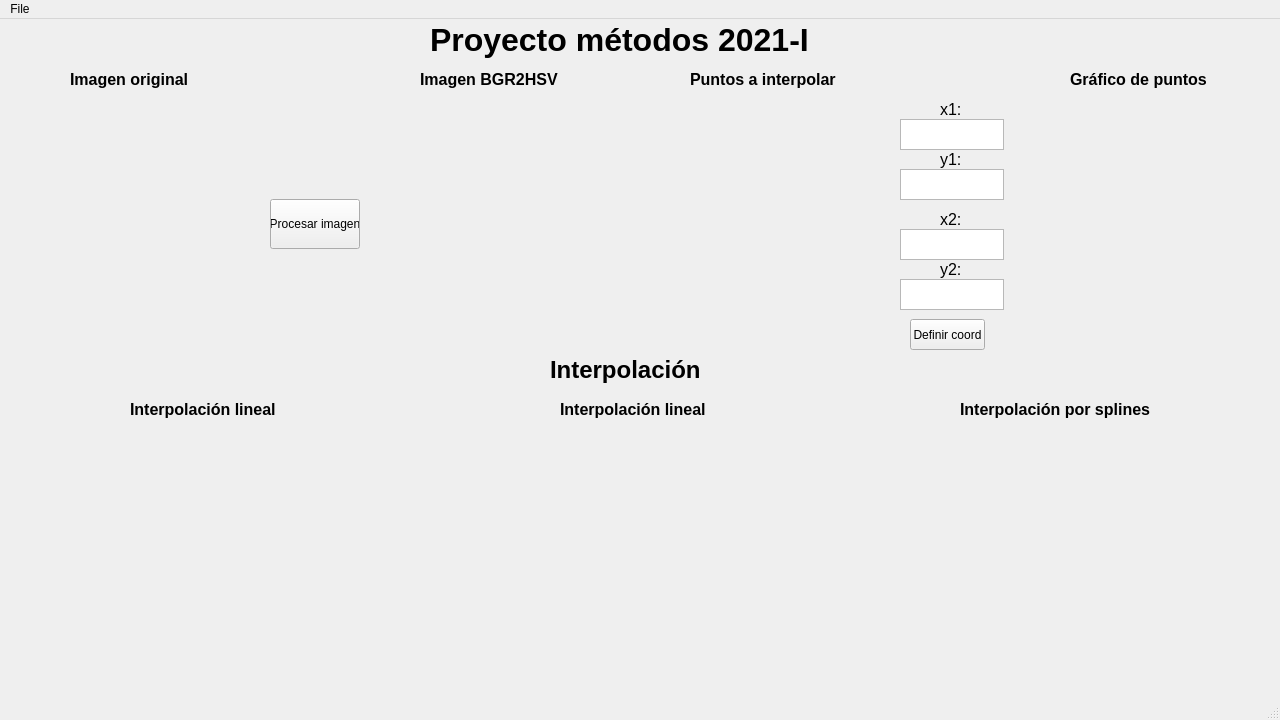
<?xml version="1.0" encoding="UTF-8"?>
<ui version="4.0">
 <class>MainWindow</class>
 <widget class="QMainWindow" name="MainWindow">
  <property name="geometry">
   <rect>
    <x>0</x>
    <y>0</y>
    <width>1280</width>
    <height>720</height>
   </rect>
  </property>
  <property name="windowTitle">
   <string>MainWindow</string>
  </property>
  <property name="autoFillBackground">
   <bool>false</bool>
  </property>
  <widget class="QWidget" name="centralwidget">
   <widget class="QLabel" name="title">
    <property name="geometry">
     <rect>
      <x>430</x>
      <y>0</y>
      <width>461</width>
      <height>41</height>
     </rect>
    </property>
    <property name="font">
     <font>
      <pointsize>24</pointsize>
      <weight>75</weight>
      <bold>true</bold>
     </font>
    </property>
    <property name="autoFillBackground">
     <bool>false</bool>
    </property>
    <property name="text">
     <string>Proyecto métodos 2021-I</string>
    </property>
   </widget>
   <widget class="QLabel" name="img_original">
    <property name="geometry">
     <rect>
      <x>10</x>
      <y>80</y>
      <width>250</width>
      <height>250</height>
     </rect>
    </property>
    <property name="text">
     <string/>
    </property>
    <property name="pixmap">
     <pixmap>assets/img_test_detection3.jpeg</pixmap>
    </property>
    <property name="scaledContents">
     <bool>true</bool>
    </property>
   </widget>
   <widget class="QLabel" name="label_original">
    <property name="geometry">
     <rect>
      <x>70</x>
      <y>50</y>
      <width>151</width>
      <height>20</height>
     </rect>
    </property>
    <property name="font">
     <font>
      <pointsize>12</pointsize>
      <weight>75</weight>
      <bold>true</bold>
     </font>
    </property>
    <property name="text">
     <string>Imagen original</string>
    </property>
   </widget>
   <widget class="QPushButton" name="buttonProcess">
    <property name="geometry">
     <rect>
      <x>270</x>
      <y>180</y>
      <width>90</width>
      <height>50</height>
     </rect>
    </property>
    <property name="text">
     <string>Procesar imagen</string>
    </property>
   </widget>
   <widget class="QLabel" name="label_hsv">
    <property name="geometry">
     <rect>
      <x>420</x>
      <y>50</y>
      <width>151</width>
      <height>20</height>
     </rect>
    </property>
    <property name="font">
     <font>
      <pointsize>12</pointsize>
      <weight>75</weight>
      <bold>true</bold>
     </font>
    </property>
    <property name="text">
     <string>Imagen BGR2HSV</string>
    </property>
   </widget>
   <widget class="QLabel" name="img_hsv">
    <property name="geometry">
     <rect>
      <x>370</x>
      <y>80</y>
      <width>250</width>
      <height>250</height>
     </rect>
    </property>
    <property name="text">
     <string/>
    </property>
    <property name="pixmap">
     <pixmap>assets/img_test_detection3.jpeg</pixmap>
    </property>
    <property name="scaledContents">
     <bool>true</bool>
    </property>
   </widget>
   <widget class="QLabel" name="img_points">
    <property name="geometry">
     <rect>
      <x>640</x>
      <y>80</y>
      <width>250</width>
      <height>250</height>
     </rect>
    </property>
    <property name="text">
     <string/>
    </property>
    <property name="pixmap">
     <pixmap>assets/img_test_detection3.jpeg</pixmap>
    </property>
    <property name="scaledContents">
     <bool>true</bool>
    </property>
   </widget>
   <widget class="QLabel" name="label_puntos">
    <property name="geometry">
     <rect>
      <x>690</x>
      <y>50</y>
      <width>171</width>
      <height>20</height>
     </rect>
    </property>
    <property name="font">
     <font>
      <pointsize>12</pointsize>
      <weight>75</weight>
      <bold>true</bold>
     </font>
    </property>
    <property name="text">
     <string>Puntos a interpolar</string>
    </property>
   </widget>
   <widget class="QLabel" name="label_grafico">
    <property name="geometry">
     <rect>
      <x>1070</x>
      <y>50</y>
      <width>171</width>
      <height>20</height>
     </rect>
    </property>
    <property name="font">
     <font>
      <pointsize>12</pointsize>
      <weight>75</weight>
      <bold>true</bold>
     </font>
    </property>
    <property name="text">
     <string>Gráfico de puntos</string>
    </property>
   </widget>
   <widget class="QLabel" name="graph_puntos">
    <property name="geometry">
     <rect>
      <x>1020</x>
      <y>80</y>
      <width>250</width>
      <height>250</height>
     </rect>
    </property>
    <property name="text">
     <string/>
    </property>
    <property name="pixmap">
     <pixmap>assets/img_test_detection3.jpeg</pixmap>
    </property>
    <property name="scaledContents">
     <bool>true</bool>
    </property>
   </widget>
   <widget class="QLabel" name="subtitle">
    <property name="geometry">
     <rect>
      <x>550</x>
      <y>330</y>
      <width>171</width>
      <height>41</height>
     </rect>
    </property>
    <property name="font">
     <font>
      <pointsize>18</pointsize>
      <weight>75</weight>
      <bold>true</bold>
     </font>
    </property>
    <property name="autoFillBackground">
     <bool>false</bool>
    </property>
    <property name="text">
     <string>Interpolación</string>
    </property>
   </widget>
   <widget class="QLabel" name="label_inter1">
    <property name="geometry">
     <rect>
      <x>130</x>
      <y>380</y>
      <width>171</width>
      <height>20</height>
     </rect>
    </property>
    <property name="font">
     <font>
      <pointsize>12</pointsize>
      <weight>75</weight>
      <bold>true</bold>
     </font>
    </property>
    <property name="text">
     <string>Interpolación lineal</string>
    </property>
   </widget>
   <widget class="QPushButton" name="buttonDefine">
    <property name="geometry">
     <rect>
      <x>910</x>
      <y>300</y>
      <width>75</width>
      <height>31</height>
     </rect>
    </property>
    <property name="text">
     <string>Definir coord</string>
    </property>
   </widget>
   <widget class="QWidget" name="interpol_1" native="true">
    <property name="geometry">
     <rect>
      <x>10</x>
      <y>410</y>
      <width>400</width>
      <height>240</height>
     </rect>
    </property>
   </widget>
   <widget class="QWidget" name="interpol_2" native="true">
    <property name="geometry">
     <rect>
      <x>440</x>
      <y>410</y>
      <width>400</width>
      <height>240</height>
     </rect>
    </property>
   </widget>
   <widget class="QLabel" name="label_inter2">
    <property name="geometry">
     <rect>
      <x>560</x>
      <y>380</y>
      <width>171</width>
      <height>20</height>
     </rect>
    </property>
    <property name="font">
     <font>
      <pointsize>12</pointsize>
      <weight>75</weight>
      <bold>true</bold>
     </font>
    </property>
    <property name="text">
     <string>Interpolación lineal</string>
    </property>
   </widget>
   <widget class="QLabel" name="label_inter3">
    <property name="geometry">
     <rect>
      <x>960</x>
      <y>380</y>
      <width>211</width>
      <height>20</height>
     </rect>
    </property>
    <property name="font">
     <font>
      <pointsize>12</pointsize>
      <weight>75</weight>
      <bold>true</bold>
     </font>
    </property>
    <property name="text">
     <string>Interpolación por splines</string>
    </property>
   </widget>
   <widget class="QWidget" name="interpol_3" native="true">
    <property name="geometry">
     <rect>
      <x>870</x>
      <y>410</y>
      <width>400</width>
      <height>240</height>
     </rect>
    </property>
   </widget>
   <widget class="QTextEdit" name="text_x1">
    <property name="geometry">
     <rect>
      <x>900</x>
      <y>100</y>
      <width>104</width>
      <height>31</height>
     </rect>
    </property>
   </widget>
   <widget class="QLabel" name="label_x1">
    <property name="geometry">
     <rect>
      <x>940</x>
      <y>80</y>
      <width>31</width>
      <height>20</height>
     </rect>
    </property>
    <property name="font">
     <font>
      <pointsize>12</pointsize>
      <weight>50</weight>
      <bold>false</bold>
     </font>
    </property>
    <property name="text">
     <string>x1:</string>
    </property>
   </widget>
   <widget class="QTextEdit" name="text_y1">
    <property name="geometry">
     <rect>
      <x>900</x>
      <y>150</y>
      <width>104</width>
      <height>31</height>
     </rect>
    </property>
   </widget>
   <widget class="QLabel" name="label_y1">
    <property name="geometry">
     <rect>
      <x>940</x>
      <y>130</y>
      <width>31</width>
      <height>20</height>
     </rect>
    </property>
    <property name="font">
     <font>
      <pointsize>12</pointsize>
      <weight>50</weight>
      <bold>false</bold>
     </font>
    </property>
    <property name="text">
     <string>y1:</string>
    </property>
   </widget>
   <widget class="QLabel" name="label_y2">
    <property name="geometry">
     <rect>
      <x>940</x>
      <y>240</y>
      <width>31</width>
      <height>20</height>
     </rect>
    </property>
    <property name="font">
     <font>
      <pointsize>12</pointsize>
      <weight>50</weight>
      <bold>false</bold>
     </font>
    </property>
    <property name="text">
     <string>y2:</string>
    </property>
   </widget>
   <widget class="QTextEdit" name="text_x2">
    <property name="geometry">
     <rect>
      <x>900</x>
      <y>210</y>
      <width>104</width>
      <height>31</height>
     </rect>
    </property>
   </widget>
   <widget class="QTextEdit" name="text_y2">
    <property name="geometry">
     <rect>
      <x>900</x>
      <y>260</y>
      <width>104</width>
      <height>31</height>
     </rect>
    </property>
   </widget>
   <widget class="QLabel" name="label_x2">
    <property name="geometry">
     <rect>
      <x>940</x>
      <y>190</y>
      <width>31</width>
      <height>20</height>
     </rect>
    </property>
    <property name="font">
     <font>
      <pointsize>12</pointsize>
      <weight>50</weight>
      <bold>false</bold>
     </font>
    </property>
    <property name="text">
     <string>x2:</string>
    </property>
   </widget>
  </widget>
  <widget class="QMenuBar" name="menubar">
   <property name="geometry">
    <rect>
     <x>0</x>
     <y>0</y>
     <width>1280</width>
     <height>21</height>
    </rect>
   </property>
   <widget class="QMenu" name="menuArchivo">
    <property name="title">
     <string>File</string>
    </property>
    <addaction name="actionLoad_Image"/>
   </widget>
   <addaction name="menuArchivo"/>
  </widget>
  <widget class="QStatusBar" name="statusbar"/>
  <action name="actionLoad_Image">
   <property name="text">
    <string>Load Image</string>
   </property>
  </action>
 </widget>
 <resources/>
 <connections/>
</ui>
